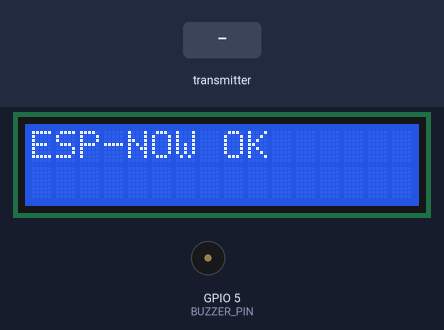
A program run on a simulated ESP32. Parts: 16×2 character LCD, buzzer (waves = sounding). The inputs (shaded band) are chosen by the test bench. What the program prints to the serial monitor is not drawn.

Above: at 2.2 s.
4.4 s: the transmitter starts sending Temperature = 50
At 6.22 s:
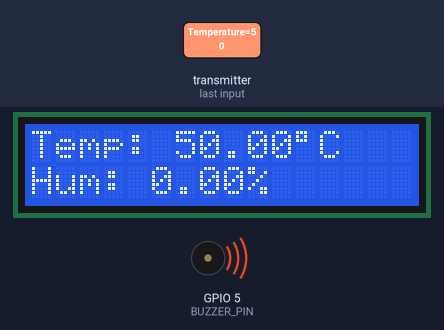
6.4 s: the transmitter starts sending Humidity = 25
At 7.72 s:
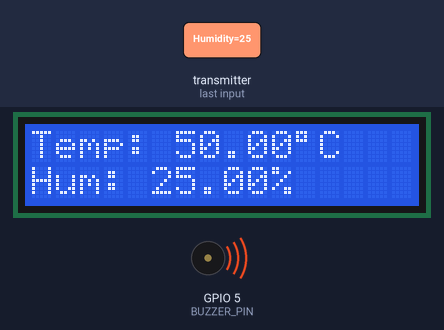
7.9 s: the transmitter starts sending Temperature = 0
At 10.7 s:
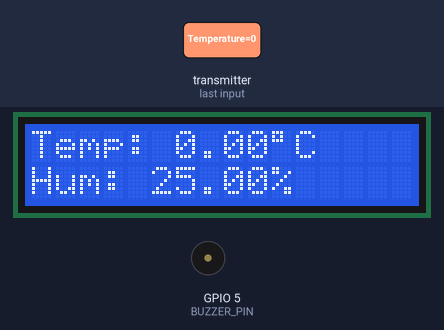
10.9 s: the transmitter starts sending Humidity = 0
At 11.8 s:
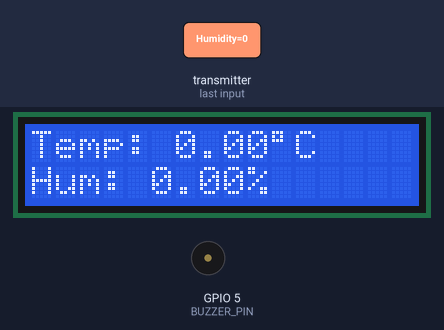
Timing chart, 0 to 13.9 s (numbered marks = the images above; inputs shaded):
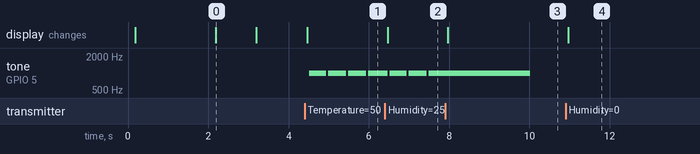

Measured:
- after the input at 4.4 s, tone on GPIO 5 (BUZZER_PIN): alternates 1000 Hz for 0.45 s and silent for 0.05 s, starting after 0.12 s; the display: changes after 0.07 s (image 1)
- after the input at 6.4 s, the display: changes after 0.07 s (image 2)
- after the input at 7.9 s, the display: changes after 0.07 s (image 3)
- after the input at 10.9 s, the display: changes after 0.07 s (image 4)
- what the display in image 0 shows lasts 1.0 s, from 2.2 s to 3.2 s

The program:

main.cpp
```cpp
#include <Arduino.h>
// Khai báo thư viện dùng cho ESP-NOW
#include <esp_now.h>
#include <WiFi.h>
// Khai báo các thư viện Sensor
#include <LiquidCrystal_I2C.h>


/*=================Initial for Sensor============*/
// Định nghĩa LCD có địa chỉ để giao tiếp I2C, có 16 cột, 2 hàng
// Địa chỉ I2C của LCD1602 (thường là 0x27 hoặc 0x3F, kiểm tra bằng I2C scanner nếu cần)
LiquidCrystal_I2C lcd(0x27, 16, 2);

// Xác định ngưỡng cảnh báo
#define TEMP_THRESHOLD 30.0 // Nhiệt độ vượt 30°C
#define HUM_THRESHOLD 80.0  // Độ ẩm vượt 80%

// Khai báo chân buzzer
#define BUZZER_PIN 5

// PWM cho buzzer thụ động
#define PWM_CHANNEL 0
#define PWM_FREQ 1000 // Tần số cố định 1000 Hz
#define PWM_RESOLUTION 8 // Độ phân giải PWM 8 bit
#define PWM_MAX_DUTY 255 // Duty cycle 100%
#define PWM_STEP 5 // Bước tăng duty cycle
#define PWM_STEP_DELAY 50 // Thời gian mỗi bước (ms)
#define PWM_HOLD_DURATION 3000 // Giữ 100% duty cycle trong 3 giây

/*=================Initial for ESP-NOW============*/
// xây dựng 1 struct chứa các thông tin nhận được từ bên gửi
typedef struct struct_message {
  float Temperature;
  float Humidity;
} struct_message;

// khởi tạo 1 đối tượng chứa các thông tin được nhận
struct_message myData;
struct_message lastData; // Lưu dữ liệu trước để so sánh

// Biến để điều khiển buzzer không chặn
unsigned long buzzerStartTime = 0;
bool buzzerActive = false;
int currentDutyCycle = 0;
bool holdMaxDuty = false;

// Callback khi nhận dữ liệu và giải thuật xử lý dữ liệu nhận từ Sensor
// Nhận dữ liệu
void OnDataRecv(const uint8_t *mac, const uint8_t *incomingData, int len) {
  memcpy(&myData, incomingData, sizeof(myData));

// Xử lý giải thuật với dữ liệu nhận được
  // Kiểm tra dữ liệu hợp lệ
  if (myData.Temperature < -40 || myData.Temperature > 80 || myData.Humidity < 0 || myData.Humidity > 100) {
    Serial.println("Dữ liệu không hợp lệ!");
    return;
  }

  // In dữ liệu ra Serial để debug
  Serial.print("Nhận được - Nhiệt độ: ");
  Serial.print(myData.Temperature);
  Serial.print("°C, Độ ẩm: ");
  Serial.print(myData.Humidity);
  Serial.println("%");

  // Chỉ cập nhật LCD nếu dữ liệu thay đổi
  if (myData.Temperature != lastData.Temperature || myData.Humidity != lastData.Humidity) {
    lcd.clear();
    lcd.setCursor(0, 0);
    lcd.print("Temp: ");
    lcd.print(myData.Temperature);
    lcd.print((char)223); // Ký tự độ (°)
    lcd.print("C");

    lcd.setCursor(0, 1);
    lcd.print("Hum: ");
    lcd.print(myData.Humidity);
    lcd.print("%");

    lastData = myData; // Lưu dữ liệu hiện tại
  }

  // Kích hoạt buzzer nếu vượt ngưỡng
  if (myData.Temperature > TEMP_THRESHOLD || myData.Humidity > HUM_THRESHOLD) {
    buzzerActive = true;
    buzzerStartTime = millis();
    currentDutyCycle = 0; // Bắt đầu từ 0% duty cycle
    holdMaxDuty = false;
    ledcWrite(PWM_CHANNEL, currentDutyCycle); // Bật buzzer với duty cycle ban đầu
  }
}


void setup() {
  // Khởi tạo Serial để debug
  Serial.begin(115200);
  delay(100); // Đợi Serial ổn định

  /*===================CONFIG COMMUNICATE SENSOR=====================*/
  // Khởi tạo LCD
  lcd.init();
  lcd.backlight();
  lcd.setCursor(0, 0);
  lcd.print("Initializing...");
  delay(2000);

  // Cấu hình PWM cho buzzer thụ động
  pinMode(BUZZER_PIN, OUTPUT);
  ledcSetup(PWM_CHANNEL, PWM_FREQ, PWM_RESOLUTION);
  ledcAttachPin(BUZZER_PIN, PWM_CHANNEL);
  ledcWrite(PWM_CHANNEL, 0); // Tắt buzzer ban đầu

  /*====================CONFIG ESP-NOW======================*/
  // Khởi tạo ESP-NOW
  WiFi.mode(WIFI_STA);
  // Serial.println("Địa chỉ MAC: " + WiFi.macAddress());

  // Bật cho phép ESP-NOW hoạt động và kiểm tra lỗi kết nối ESP-NOW
  if (esp_now_init() != ESP_OK) {
    Serial.println("Lỗi khởi tạo ESP-NOW!");
    lcd.clear();
    lcd.print("ESP-NOW Error");
    while (1); // Dừng nếu lỗi
  }
  Serial.println("ESP-NOW khởi tạo thành công!");
  lcd.clear();
  lcd.print("ESP-NOW OK");

  // Đăng ký callback nhận dữ liệu
  esp_now_register_recv_cb(OnDataRecv);

  delay(1000);
  lcd.clear();
}

void loop() {
  // Điều khiển buzzer thụ động (tăng duty cycle và giữ 100%)
  if (buzzerActive) {
    if (!holdMaxDuty) {
      // Tăng duty cycle từ 0 đến 100%
      if (currentDutyCycle < PWM_MAX_DUTY) {
        if (millis() - buzzerStartTime >= PWM_STEP_DELAY) {
          currentDutyCycle += PWM_STEP;
          if (currentDutyCycle > PWM_MAX_DUTY) currentDutyCycle = PWM_MAX_DUTY;
          ledcWrite(PWM_CHANNEL, currentDutyCycle);
          buzzerStartTime = millis(); // Cập nhật thời gian
          Serial.print("Duty Cycle: ");
          Serial.print((currentDutyCycle * 100.0) / PWM_MAX_DUTY);
          Serial.println("%");
        }
      } else {
        // Đạt 100% duty cycle, chuyển sang giữ 3 giây
        holdMaxDuty = true;
        buzzerStartTime = millis();
      }
    } else {
      // Giữ 100% duty cycle trong 3 giây
      if (millis() - buzzerStartTime >= PWM_HOLD_DURATION) {
        ledcWrite(PWM_CHANNEL, 0); // Tắt buzzer
        buzzerActive = false;
        holdMaxDuty = false;
        currentDutyCycle = 0;
      }
    }
  }
}
```
